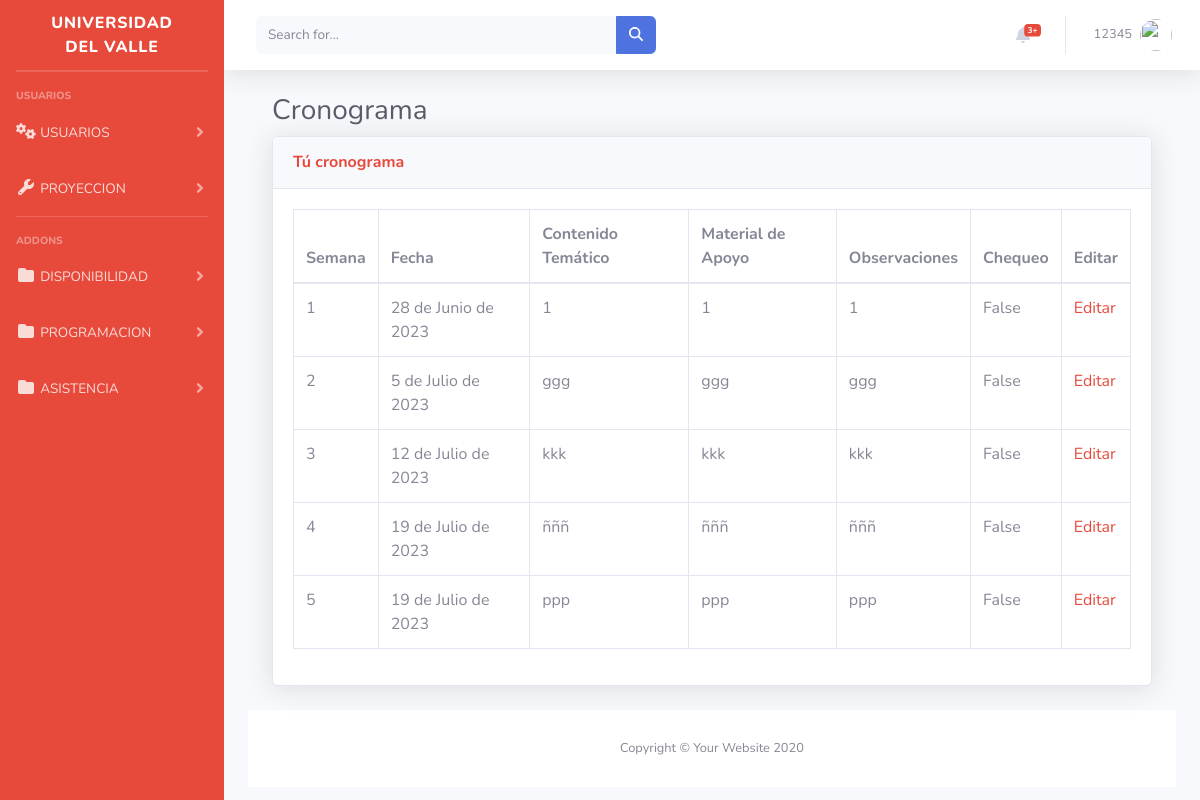
Screenshot of /inicio/cronograma (signed in) with the database file from the repository.
### inicio/models.py (models this page shows, shortened)
class Cronograma(models.Model):
    id = models.AutoField(primary_key=True)  # Campo de ID autoincremental
    id_usuarios = models.ForeignKey(User, on_delete=models.CASCADE)
    semana = models.IntegerField()
    fecha = models.DateField()
    contenido_tematico = models.TextField()
    material_apoyo = models.TextField()
    observaciones = models.TextField()
    chequeo = models.BooleanField(default=False)
    mostrar_en_tabla = models.BooleanField(default=True)

### inicio/views.py (the view)
# urls.py: path('cronograma', views.mostrar_cronograma_a_profesor, name='mostrar_cronogramaProfesor'),
def mostrar_cronograma_a_profesor(request):
    cronogramas = Cronograma.objects.all()
    return render(request, 'mostrarCronogramaAprofesor.html', {'cronogramas': cronogramas})

### inicio/templates/mostrarCronogramaAprofesor.html (shortened to what this page needs)
{% extends "base.html" %}
  {%block content%}
  {%load static%}
  <div>
  <!DOCTYPE html>
  <html lang="en">
  <head>
      <link rel="stylesheet" href="https://cdnjs.cloudflare.com/ajax/libs/font-awesome/5.15.3/css/all.min.css" />
      <link href="vendor/fontawesome-free/css/all.min.css" rel="stylesheet" type="text/css">
      <link href="css/sb-admin-2.min.css" rel="stylesheet">
      <link href="vendor/datatables/dataTables.bootstrap4.min.css" rel="stylesheet">
  </head>
  <body id="page-top">
                  <div class="container-fluid">
                      <h1 class="h3 mb-2 text-gray-800">Cronograma</h1>
                      <div class="card shadow mb-4">
                          <div class="card-header py-3">
                              <h6 class="m-0 font-weight-bold text-danger">Tú cronograma</h6>
                          </div>
                          <div class="card-body">
                              <div class="table-responsive">
                                  <table class="table table-bordered" id="dataTable" width="100%" cellspacing="0">
                                                <thead>
                                                    <tr>
                                                    <th>Semana</th>
                                                    <th>Fecha</th>
                                                    <th>Contenido Temático</th>
                                                    <th>Material de Apoyo</th>
                                                    <th>Observaciones</th>
                                                    <th>Chequeo</th>
                                                    <th>Editar</th>
                                                    </tr>
                                                </thead>
                                                <tbody>
                                                    {% for cronograma in cronogramas %}
                                                    {% if cronograma.mostrar_en_tabla == True %}
                                                    {% if cronograma.id_usuarios == request.user %}
                                                    <tr>
                                                        <td>{{ cronograma.semana }}</td>
                                                        <td>{{ cronograma.fecha }}</td>
                                                        <td>{{ cronograma.contenido_tematico }}</td>
                                                        <td>{{ cronograma.material_apoyo }}</td>
                                                        <td>{{ cronograma.observaciones }}</td>
                                                        <td>{{ cronograma.chequeo }}</td>
                                                        <td><a class="text-danger" href="{% url 'editar_cronograma' cronograma.id %}" >Editar</a></td>
                                                    </tr>
                                                    {% endif %}
                                                    {% endif %}
                                                    {% endfor %}
                                                </tbody>
                                  </table>
                              </div>
                            </div>
                      </div>
                  </div>
              </div>
              <footer class="sticky-footer bg-white">
                  <div class="container my-auto">
                      <div class="copyright text-center my-auto">
                          <span>Copyright &copy; Your Website 2020</span>
                      </div>
                  </div>
              </footer>
          </div>
      </div>
  </body>
  </html>
{% endblock %}

### inicio/templates/base.html (shortened to what this page needs)
{% load static %}
<!DOCTYPE html>
<html lang="en">
<head>
    <link rel="stylesheet" href="{% static 'css/sb-admin-2.css' %}">
    <link rel="stylesheet" href="{% static 'css/sb-admin-2.min.css' %}">
<link href="{% static 'css/all.min.css' %}" rel="stylesheet">
 <link href="{% static 'vendor/fontawesome-free/css/all.min.css' %}" rel="stylesheet" type="text/css">
 <link href="css/sb-admin-2.min.css" rel="stylesheet">
</head>
<body id="page-top">
    <div id="wrapper">
        <ul class="navbar-nav bg-danger sidebar sidebar-dark accordion" id="accordionSidebar">
            <a class="sidebar-brand d-flex align-items-center justify-content-center" href="{%url 'Inicio'%}">
                <div class="sidebar-brand-text mx-3">UNIVERSIDAD DEL VALLE</div>
            </a>
            <hr class="sidebar-divider my-0">
            <hr class="sidebar-divider">
            <div class="sidebar-heading">
             USUARIOS
            </div>
            <li class="nav-item">
                <a class="nav-link collapsed" href="#" data-toggle="collapse" data-target="#collapseTwo"
                    aria-expanded="true" aria-controls="collapseTwo">
                    <i class="fas fa-fw fa-cogs"></i>
                    <span>USUARIOS</span>
                </a>
            </li>
            <li class="nav-item">
                <a class="nav-link collapsed" href="#" data-toggle="collapse" data-target="#collapseUtilities"
                    aria-expanded="true" aria-controls="collapseUtilities">
                    <i class="fas fa-fw fa-wrench"></i>
                    <span>PROYECCION</span>
                </a>
            </li>
            <hr class="sidebar-divider">
            <div class="sidebar-heading">
                Addons
            </div>
            <li class="nav-item">
                <a class="nav-link collapsed" href="#" data-toggle="collapse" data-target="#collapsePages"
                    aria-expanded="true" aria-controls="collapsePages">
                    <i class="fas fa-fw fa-folder"></i>
                    <span>DISPONIBILIDAD</span>
                </a>
            </li>
            <li class="nav-item">
                <a class="nav-link collapsed" href="#" data-toggle="collapse" data-target="#collapsePages2"
                    aria-expanded="true" aria-controls="collapsePages2">
                    <i class="fas fa-fw fa-folder"></i>
                    <span>PROGRAMACION</span>
                </a>
            </li>
            <li class="nav-item">
                <a class="nav-link collapsed" href="#" data-toggle="collapse" data-target="#collapsePages3"
                    aria-expanded="true" aria-controls="collapsePages3">
                    <i class="fas fa-fw fa-folder"></i>
                    <span>ASISTENCIA</span>
                </a>
            </li>
        </ul>
        <div id="content-wrapper" class="d-flex flex-column">
            <div id="content">
                <nav class="navbar navbar-expand navbar-light bg-white topbar mb-4 static-top shadow">
                    <form
                        class="d-none d-sm-inline-block form-inline mr-auto ml-md-3 my-2 my-md-0 mw-100 navbar-search">
                        <div class="input-group">
                            <input type="text" class="form-control bg-light border-0 small" placeholder="Search for..."
                                aria-label="Search" aria-describedby="basic-addon2">
                            <div class="input-group-append">
                                <button class="btn btn-primary" type="button">
                                    <i class="fas fa-search fa-sm"></i>
                                </button>
                            </div>
                        </div>
                    </form>
                    <ul class="navbar-nav ml-auto">
                        <li class="nav-item dropdown no-arrow mx-1">
                            <a class="nav-link dropdown-toggle" href="#" id="alertsDropdown" role="button"
                                data-toggle="dropdown" aria-haspopup="true" aria-expanded="false">
                                <i class="fas fa-bell fa-fw"></i>
                                <span class="badge badge-danger badge-counter">3+</span>
                            </a>
                        </li>
                        <li class="nav-item dropdown no-arrow">
                            <a class="nav-link dropdown-toggle" href="#" id="userDropdown" role="button"
                                data-toggle="dropdown" aria-haspopup="true" aria-expanded="false">
                                <span class="mr-2 d-none d-lg-inline text-gray-600 small">{{ user.username }}</span>
                                <img class="img-profile rounded-circle"
                                    src="{% static 'img/undraw_profile.svg'%}">
                            </a>
                        </li>
                    </ul>
                </nav>
                <div class="content-wrapper">
                    <section class="content">
                        <div class="container-fluid">
                            {% block content %}
                            {% endblock %}
</body>
</html>

### rows the page displays
Cronograma: semana "1", fecha "28 de Junio de 2023", contenido_tematico "1", material_apoyo "1", observaciones "1", chequeo "False"
Cronograma: semana "2", fecha "5 de Julio de 2023", contenido_tematico "ggg", material_apoyo "ggg", observaciones "ggg", chequeo "False"
Cronograma: semana "3", fecha "12 de Julio de 2023", contenido_tematico "kkk", material_apoyo "kkk", observaciones "kkk", chequeo "False"
Cronograma: semana "4", fecha "19 de Julio de 2023", contenido_tematico "ñññ", material_apoyo "ñññ", observaciones "ñññ", chequeo "False"
Cronograma: semana "5", fecha "19 de Julio de 2023", contenido_tematico "ppp", material_apoyo "ppp", observaciones "ppp", chequeo "False"

### other values shown
{{ user.username }} "12345"
